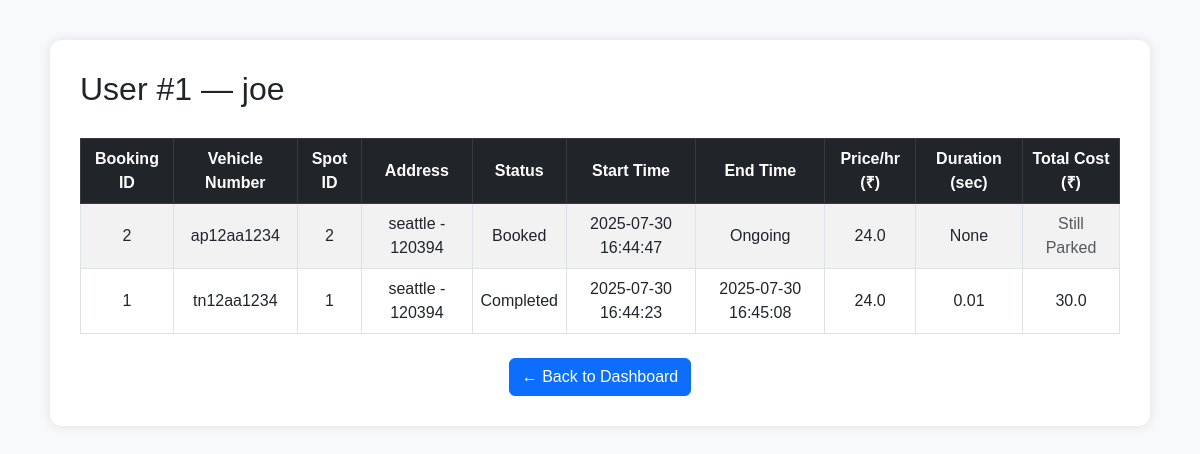
Page /users/1 on the committed database.
### tables this page shows
CREATE TABLE User (
                user_id INTEGER PRIMARY KEY AUTOINCREMENT,
                fname TEXT NOT NULL,
                age INTEGER,
                gender TEXT,
                email TEXT UNIQUE NOT NULL,
                passwd TEXT NOT NULL,
                no_spots_booked DEFAULT 0
            );

CREATE TABLE Bookings (
              booking_id  INTEGER PRIMARY KEY AUTOINCREMENT,
              spot_id     INTEGER NOT NULL,
              vehicle_id  INTEGER NOT NULL,
              start_time  DATETIME NOT NULL DEFAULT CURRENT_TIMESTAMP,
              end_time    DATETIME,
              status      TEXT    NOT NULL DEFAULT 'Booked'
                           CHECK(status IN ('Booked','Completed','Cancelled')),
              duration_hours Float Default NULL,
              total_amount Float Default NULL,
              FOREIGN KEY(spot_id)    REFERENCES ParkingSpots(spot_id)
                ON DELETE CASCADE,
              FOREIGN KEY(vehicle_id) REFERENCES Vehicles(vehicle_id)
                ON DELETE CASCADE
            );

CREATE TABLE Vehicles (
              vehicle_id     INTEGER PRIMARY KEY AUTOINCREMENT,
              user_id        INTEGER NOT NULL,
              vehicle_number TEXT    NOT NULL,
              FOREIGN KEY(user_id) REFERENCES Users(user_id)
                ON DELETE CASCADE
            );

CREATE TABLE ParkingLots (
              lot_id         INTEGER PRIMARY KEY AUTOINCREMENT,
              address        TEXT    NOT NULL,
              pin_code       TEXT,
              price_per_hour REAL    NOT NULL,
              max_spots      INTEGER NOT NULL,
              created_at     DATETIME DEFAULT CURRENT_TIMESTAMP,
              free_spots   INTEGER NOT NULL
            );

### app.py (the view)
@app.route('/users/<int:userid>')
def user_details(userid):
    user = get_all_user_bookings(userid)
    with sqlite3.connect(DB) as con:
        cur = con.cursor()
        cur.execute('''
        select fname, user_id from user where user_id = ?''', (userid,))
        name, userid = cur.fetchone()
    return render_template('userDetails.html', details=user, username=name, userid=userid)

### templates/userDetails.html (shortened to what this page needs)
<!DOCTYPE html>
<html lang="en">
<head>
    <link href="https://cdn.jsdelivr.net/npm/bootstrap@5.3.0/dist/css/bootstrap.min.css" rel="stylesheet">
</head>
<body>
<div class="container">
    <h2>User #{{ userid }} — {{ username }}</h2>
    {% if details %}
    <table class="table table-bordered table-striped table-hover">
        <thead class="table-dark">
            <tr>
                <th>Booking ID</th>
                <th>Vehicle Number</th>
                <th>Spot ID</th>
                <th>Address</th>
                <th>Status</th>
                <th>Start Time</th>
                <th>End Time</th>
                <th>Price/hr (₹)</th>
                <th>Duration (sec)</th>
                <th>Total Cost (₹)</th>
            </tr>
        </thead>
        <tbody>
            {% for row in details %}
            <tr>
                <td>{{ row[0] }}</td>
                <td>{{ row[1] }}</td>
                <td>{{ row[3] }}</td>
                <td>{{ row[4] }} - {{ row[5] }}</td>
                <td>{{ row[6] }}</td>
                <td>{{ row[7] }}</td>
                <td>{{ row[8] or 'Ongoing' }}</td>
                <td>{{ row[9] }}</td>
                <td>{{ row[10] }}</td>
                {% if row[6] == 'Completed' %}
                    <td>{{ row[11] }}</td>
                {% else %}
                    <td><span class="text-muted">Still Parked</span></td>
                {% endif %}
            </tr>
            {% endfor %}
        </tbody>
    </table>
    {% else %}
    <div class="alert alert-info text-center">No booking records found.</div>
    {% endif %}
    <div class="text-center mt-4">
        <a href="{{ url_for('admin_dashboard') }}" class="btn btn-primary">← Back to Dashboard</a>
    </div>
</div>
</body>
</html>

### templates/userDetails.html (style rules this page uses)
body { background-color: #f8f9fa; padding: 40px; font-family: Arial, sans-serif; }
.container { max-width: 1100px; margin: auto; background: white; padding: 30px; border-radius: 12px; box-shadow: 0 0 12px rgba(0, 0, 0, 0.1); }
h2 { margin-bottom: 30px; }
.table th, .table td { vertical-align: middle; text-align: center; }

### rows in the picture
User: fname "joe"
Bookings: booking_id "2", vehicle_number "ap12aa1234", spot "2", address "seattle", pin_code "120394", status "Booked", start_time "2025-07-30 16:44:47", row "Ongoing", price_per_hour "24.0", row "None", shows "Still Parked"
Bookings: booking_id "1", vehicle_number "tn12aa1234", spot "1", address "seattle", pin_code "120394", status "Completed", start_time "2025-07-30 16:44:23", end_time "2025-07-30 16:45:08", price_per_hour "24.0", duration_hours "0.01", total_amount "30.0"

### other values in the picture
{{ userid }} "1"
